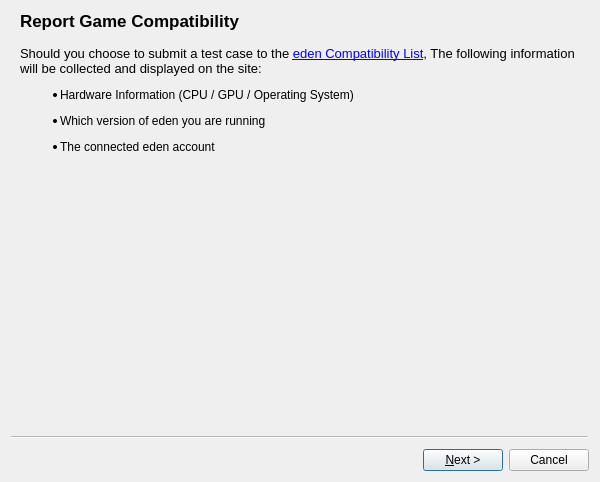
<?xml version="1.0" encoding="UTF-8"?>
<ui version="4.0">
 <class>CompatDB</class>
 <widget class="QWizard" name="CompatDB">
  <property name="geometry">
   <rect>
    <x>0</x>
    <y>0</y>
    <width>600</width>
    <height>482</height>
   </rect>
  </property>
  <property name="minimumSize">
   <size>
    <width>500</width>
    <height>410</height>
   </size>
  </property>
  <property name="windowTitle">
   <string>Report Compatibility</string>
  </property>
  <property name="options">
   <set>QWizard::WizardOption::DisabledBackButtonOnLastPage|QWizard::WizardOption::HelpButtonOnRight|QWizard::WizardOption::NoBackButtonOnStartPage</set>
  </property>
  <widget class="QWizardPage" name="wizard_Info">
   <property name="title">
    <string>Report Game Compatibility</string>
   </property>
   <attribute name="pageId">
    <string notr="true">0</string>
   </attribute>
   <layout class="QVBoxLayout" name="verticalLayout">
    <item>
     <widget class="QLabel" name="lbl_Spiel">
      <property name="text">
       <string>&lt;html&gt;&lt;head/&gt;&lt;body&gt;&lt;p&gt;&lt;span style=&quot; font-size:10pt;&quot;&gt;Should you choose to submit a test case to the &lt;/span&gt;&lt;a href=&quot;https://eden-emulator.github.io/game/&quot;&gt;&lt;span style=&quot; font-size:10pt; text-decoration: underline; color:#0000ff;&quot;&gt;eden Compatibility List&lt;/span&gt;&lt;/a&gt;&lt;span style=&quot; font-size:10pt;&quot;&gt;, The following information will be collected and displayed on the site:&lt;/span&gt;&lt;/p&gt;&lt;ul style=&quot;margin-top: 0px; margin-bottom: 0px; margin-left: 0px; margin-right: 0px; -qt-list-indent: 1;&quot;&gt;&lt;li style=&quot; margin-top:12px; margin-bottom:12px; margin-left:0px; margin-right:0px; -qt-block-indent:0; text-indent:0px;&quot;&gt;Hardware Information (CPU / GPU / Operating System)&lt;/li&gt;&lt;li style=&quot; margin-top:12px; margin-bottom:12px; margin-left:0px; margin-right:0px; -qt-block-indent:0; text-indent:0px;&quot;&gt;Which version of eden you are running&lt;/li&gt;&lt;li style=&quot; margin-top:12px; margin-bottom:12px; margin-left:0px; margin-right:0px; -qt-block-indent:0; text-indent:0px;&quot;&gt;The connected eden account&lt;/li&gt;&lt;/ul&gt;&lt;/body&gt;&lt;/html&gt;</string>
      </property>
      <property name="wordWrap">
       <bool>true</bool>
      </property>
      <property name="openExternalLinks">
       <bool>true</bool>
      </property>
     </widget>
    </item>
    <item>
     <spacer name="verticalSpacer_2">
      <property name="orientation">
       <enum>Qt::Orientation::Vertical</enum>
      </property>
      <property name="sizeHint" stdset="0">
       <size>
        <width>20</width>
        <height>0</height>
       </size>
      </property>
     </spacer>
    </item>
   </layout>
  </widget>
  <widget class="QWizardPage" name="wizard_GameBoot">
   <property name="title">
    <string>Report Game Compatibility</string>
   </property>
   <attribute name="pageId">
    <string notr="true">1</string>
   </attribute>
   <layout class="QFormLayout" name="formLayout1">
    <item row="0" column="0" colspan="2">
     <widget class="QLabel" name="lbl_Independent1">
      <property name="font">
       <font>
        <pointsize>10</pointsize>
       </font>
      </property>
      <property name="text">
       <string>&lt;html&gt;&lt;head/&gt;&lt;body&gt;&lt;p&gt;Does the game boot?&lt;/p&gt;&lt;/body&gt;&lt;/html&gt;</string>
      </property>
      <property name="wordWrap">
       <bool>true</bool>
      </property>
     </widget>
    </item>
    <item row="1" column="0" colspan="2">
     <spacer name="verticalSpacer1">
      <property name="orientation">
       <enum>Qt::Orientation::Vertical</enum>
      </property>
      <property name="sizeHint" stdset="0">
       <size>
        <width>20</width>
        <height>0</height>
       </size>
      </property>
     </spacer>
    </item>
    <item row="2" column="0">
     <widget class="QRadioButton" name="radioButton_GameBoot_Yes">
      <property name="text">
       <string>Yes   The game starts to output video or audio</string>
      </property>
     </widget>
    </item>
    <item row="4" column="0">
     <widget class="QRadioButton" name="radioButton_GameBoot_No">
      <property name="text">
       <string>No    The game doesn't get past the &quot;Launching...&quot; screen</string>
      </property>
     </widget>
    </item>
   </layout>
  </widget>
  <widget class="QWizardPage" name="wizard_GamePlay">
   <property name="title">
    <string>Report Game Compatibility</string>
   </property>
   <attribute name="pageId">
    <string notr="true">2</string>
   </attribute>
   <layout class="QFormLayout" name="formLayout2">
    <item row="2" column="0">
     <widget class="QRadioButton" name="radioButton_Gameplay_Yes">
      <property name="text">
       <string>Yes   The game gets past the intro/menu and into gameplay</string>
      </property>
     </widget>
    </item>
    <item row="4" column="0">
     <widget class="QRadioButton" name="radioButton_Gameplay_No">
      <property name="text">
       <string>No    The game crashes or freezes while loading or using the menu</string>
      </property>
     </widget>
    </item>
    <item row="0" column="0" colspan="2">
     <widget class="QLabel" name="lbl_Independent2">
      <property name="font">
       <font>
        <pointsize>10</pointsize>
       </font>
      </property>
      <property name="text">
       <string>&lt;html&gt;&lt;head/&gt;&lt;body&gt;&lt;p&gt;Does the game reach gameplay?&lt;/p&gt;&lt;/body&gt;&lt;/html&gt;</string>
      </property>
      <property name="wordWrap">
       <bool>true</bool>
      </property>
     </widget>
    </item>
    <item row="1" column="0" colspan="2">
     <spacer name="verticalSpacer2">
      <property name="orientation">
       <enum>Qt::Orientation::Vertical</enum>
      </property>
      <property name="sizeHint" stdset="0">
       <size>
        <width>20</width>
        <height>0</height>
       </size>
      </property>
     </spacer>
    </item>
   </layout>
  </widget>
  <widget class="QWizardPage" name="wizard_NoFreeze">
   <property name="title">
    <string>Report Game Compatibility</string>
   </property>
   <attribute name="pageId">
    <string notr="true">3</string>
   </attribute>
   <layout class="QFormLayout" name="formLayout3">
    <item row="2" column="0">
     <widget class="QRadioButton" name="radioButton_NoFreeze_Yes">
      <property name="text">
       <string>Yes   The game works without crashes</string>
      </property>
     </widget>
    </item>
    <item row="4" column="0">
     <widget class="QRadioButton" name="radioButton_NoFreeze_No">
      <property name="text">
       <string>No    The game crashes or freezes during gameplay</string>
      </property>
     </widget>
    </item>
    <item row="0" column="0" colspan="2">
     <widget class="QLabel" name="lbl_Independent3">
      <property name="font">
       <font>
        <pointsize>10</pointsize>
       </font>
      </property>
      <property name="text">
       <string>&lt;html&gt;&lt;head/&gt;&lt;body&gt;&lt;p&gt;Does the game work without crashing, freezing or locking up during gameplay?&lt;/p&gt;&lt;/body&gt;&lt;/html&gt;</string>
      </property>
      <property name="wordWrap">
       <bool>true</bool>
      </property>
     </widget>
    </item>
    <item row="1" column="0" colspan="2">
     <spacer name="verticalSpacer3">
      <property name="orientation">
       <enum>Qt::Orientation::Vertical</enum>
      </property>
      <property name="sizeHint" stdset="0">
       <size>
        <width>20</width>
        <height>0</height>
       </size>
      </property>
     </spacer>
    </item>
   </layout>
  </widget>
  <widget class="QWizardPage" name="wizard_Complete">
   <property name="title">
    <string>Report Game Compatibility</string>
   </property>
   <attribute name="pageId">
    <string notr="true">4</string>
   </attribute>
   <layout class="QFormLayout" name="formLayout4">
    <item row="2" column="0">
     <widget class="QRadioButton" name="radioButton_Complete_Yes">
      <property name="text">
       <string>Yes   The game can be finished without any workarounds</string>
      </property>
     </widget>
    </item>
    <item row="4" column="0">
     <widget class="QRadioButton" name="radioButton_Complete_No">
      <property name="text">
       <string>No    The game can't progress past a certain area</string>
      </property>
     </widget>
    </item>
    <item row="0" column="0" colspan="2">
     <widget class="QLabel" name="lbl_Independent4">
      <property name="font">
       <font>
        <pointsize>10</pointsize>
       </font>
      </property>
      <property name="text">
       <string>&lt;html&gt;&lt;head/&gt;&lt;body&gt;&lt;p&gt;Is the game completely playable from start to finish?&lt;/p&gt;&lt;/body&gt;&lt;/html&gt;</string>
      </property>
      <property name="wordWrap">
       <bool>true</bool>
      </property>
     </widget>
    </item>
    <item row="1" column="0" colspan="2">
     <spacer name="verticalSpacer4">
      <property name="orientation">
       <enum>Qt::Orientation::Vertical</enum>
      </property>
      <property name="sizeHint" stdset="0">
       <size>
        <width>20</width>
        <height>0</height>
       </size>
      </property>
     </spacer>
    </item>
   </layout>
  </widget>
  <widget class="QWizardPage" name="wizard_Graphical">
   <property name="title">
    <string>Report Game Compatibility</string>
   </property>
   <attribute name="pageId">
    <string notr="true">5</string>
   </attribute>
   <layout class="QFormLayout" name="formLayout5">
    <item row="2" column="0">
     <widget class="QRadioButton" name="radioButton_Graphical_Major">
      <property name="text">
       <string>Major   The game has major graphical errors</string>
      </property>
     </widget>
    </item>
    <item row="4" column="0">
     <widget class="QRadioButton" name="radioButton_Graphical_Minor">
      <property name="text">
       <string>Minor   The game has minor graphical errors</string>
      </property>
     </widget>
    </item>
    <item row="6" column="0">
     <widget class="QRadioButton" name="radioButton_Graphical_No">
      <property name="text">
       <string>None     Everything is rendered as it looks on the Nintendo Switch</string>
      </property>
     </widget>
    </item>
    <item row="0" column="0" colspan="2">
     <widget class="QLabel" name="lbl_Independent5">
      <property name="font">
       <font>
        <pointsize>10</pointsize>
       </font>
      </property>
      <property name="text">
       <string>&lt;html&gt;&lt;head/&gt;&lt;body&gt;&lt;p&gt;Does the game have any graphical glitches?&lt;/p&gt;&lt;/body&gt;&lt;/html&gt;</string>
      </property>
      <property name="wordWrap">
       <bool>true</bool>
      </property>
     </widget>
    </item>
    <item row="1" column="0" colspan="2">
     <spacer name="verticalSpacer5">
      <property name="orientation">
       <enum>Qt::Orientation::Vertical</enum>
      </property>
      <property name="sizeHint" stdset="0">
       <size>
        <width>20</width>
        <height>0</height>
       </size>
      </property>
     </spacer>
    </item>
   </layout>
  </widget>
  <widget class="QWizardPage" name="wizard_Audio">
   <property name="title">
    <string>Report Game Compatibility</string>
   </property>
   <attribute name="pageId">
    <string notr="true">6</string>
   </attribute>
   <layout class="QFormLayout" name="formLayout6">
    <item row="2" column="0">
     <widget class="QRadioButton" name="radioButton_Audio_Major">
      <property name="text">
       <string>Major   The game has major audio errors</string>
      </property>
     </widget>
    </item>
    <item row="4" column="0">
     <widget class="QRadioButton" name="radioButton_Audio_Minor">
      <property name="text">
       <string>Minor   The game has minor audio errors</string>
      </property>
     </widget>
    </item>
    <item row="6" column="0">
     <widget class="QRadioButton" name="radioButton_Audio_No">
      <property name="text">
       <string>None     Audio is played perfectly</string>
      </property>
     </widget>
    </item>
    <item row="0" column="0" colspan="2">
     <widget class="QLabel" name="lbl_Independent6">
      <property name="font">
       <font>
        <pointsize>10</pointsize>
       </font>
      </property>
      <property name="text">
       <string>&lt;html&gt;&lt;head/&gt;&lt;body&gt;&lt;p&gt;Does the game have any audio glitches / missing effects?&lt;/p&gt;&lt;/body&gt;&lt;/html&gt;</string>
      </property>
      <property name="wordWrap">
       <bool>true</bool>
      </property>
     </widget>
    </item>
    <item row="1" column="0" colspan="2">
     <spacer name="verticalSpacer6">
      <property name="orientation">
       <enum>Qt::Orientation::Vertical</enum>
      </property>
      <property name="sizeHint" stdset="0">
       <size>
        <width>20</width>
        <height>0</height>
       </size>
      </property>
     </spacer>
    </item>
   </layout>
  </widget>
  <widget class="QWizardPage" name="wizard_ThankYou">
   <property name="title">
    <string>Thank you for your submission!</string>
   </property>
   <attribute name="pageId">
    <string notr="true">7</string>
   </attribute>
  </widget>
 </widget>
 <resources/>
 <connections/>
</ui>
